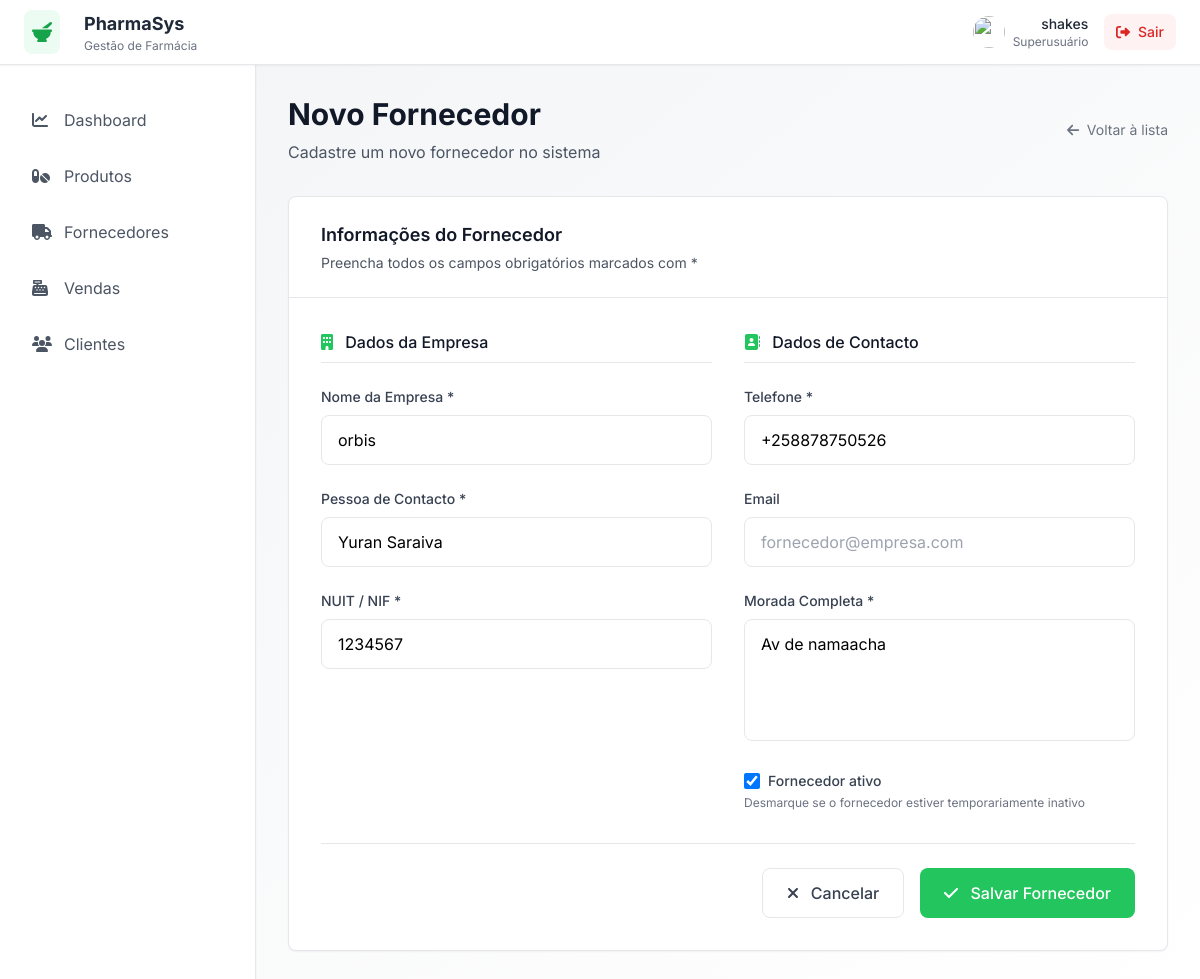
/fornecedores/1/editar/ (signed in), run on the app's committed database.
### fornecedores/models.py (models this page shows, shortened)
class Fornecedor(models.Model):
    nome = models.CharField(max_length=100)
    pessoa_de_contacto = models.CharField(max_length=100)
    nuit = models.CharField(max_length=18, unique=True)
    telefone = models.CharField(max_length=15)
    email = models.EmailField(null=True, blank=True)
    endereco = models.TextField()
    status = models.BooleanField()

### fornecedores/views.py (the view, shortened to what this page needs)
# urls.py: path("<int:fornecedor_id>/editar/", views.editar_fornecedor, name="editar_fornecedor"),
@login_required
def editar_fornecedor(request, fornecedor_id):
    fornecedor = get_object_or_404(Fornecedor, id=fornecedor_id)
    context = {
        "fornecedor": fornecedor
    }
    return render(request, "fornecedores/novo_fornecedor.html", context)

### core/context_processors.py (called while the page is built)
def request_is_secure(request):
    return {'is_secure': request.is_secure()}

### fornecedores/templates/fornecedores/novo_fornecedor.html (shortened to what this page needs)
{% extends 'main.html' %}
{% block content %}
    {% include 'navbar.html' %}
    <div class="flex-1 ml-64 p-8" id="main-content">
        <div class="flex justify-between items-center mb-8" id="page-header">
            <div>
                <h2 class="text-3xl font-bold text-gray-900 mb-2">Novo Fornecedor</h2>
                <p class="text-gray-600">Cadastre um novo fornecedor no sistema</p>
            </div>
            <div class="flex items-center text-sm text-gray-500">
                <i class="mr-2" data-fa-i2svg="">
                </i>
                <a href="{% url 'listar_fornecedores' %}" class="cursor-pointer hover:text-pharmacy-green-dark">Voltar à
                    lista</a>
            </div>
        </div>
        <div class="bg-white rounded-lg shadow-sm border border-pharmacy-gray" id="supplier-form-container">
            <div class="px-8 py-6 border-b border-pharmacy-gray">
                <h3 class="text-lg font-semibold text-gray-900">Informações do Fornecedor</h3>
                <p class="text-sm text-gray-600 mt-1">Preencha todos os campos obrigatórios marcados com *</p>
            </div>
            <form class="p-8" id="supplier-form" method="post">
                <div class="grid grid-cols-1 lg:grid-cols-2 gap-8">
                    <div class="space-y-6" id="company-info">
                        <h4 class="text-md font-medium text-gray-900 border-b border-pharmacy-gray pb-2 mb-4">
                            <i class="mr-2 text-pharmacy-green" data-fa-i2svg="">
                            </i>
                            Dados da Empresa
                        </h4>
                        <div id="company-name-field">
                            <label class="block text-sm font-medium text-gray-700 mb-2" for="company-name">
                                Nome da Empresa *
                            </label>
                            <input class="w-full px-4 py-3 border border-pharmacy-gray rounded-lg focus:ring-2 focus:ring-pharmacy-green focus:border-transparent transition-colors"
                                   id="company-name" name="company-name" placeholder="Digite o nome da empresa"
                                   required=""
                                   type="text" value="{{ fornecedor.nome|default:'' }}">
                        </div>
                        <div id="contact-person-field">
                            <label class="block text-sm font-medium text-gray-700 mb-2" for="contact-person">
                                Pessoa de Contacto *
                            </label>
                            <input class="w-full px-4 py-3 border border-pharmacy-gray rounded-lg focus:ring-2 focus:ring-pharmacy-green focus:border-transparent transition-colors"
                                   id="contact-person" name="contact-person" placeholder="Nome do responsável"
                                   required=""
                                   type="text" value="{{ fornecedor.pessoa_de_contacto|default:'' }}">
                        </div>
                        <div id="nuit-field">
                            <label class="block text-sm font-medium text-gray-700 mb-2" for="nuit">
                                NUIT / NIF *
                            </label>
                            <input class="w-full px-4 py-3 border border-pharmacy-gray rounded-lg focus:ring-2 focus:ring-pharmacy-green focus:border-transparent transition-colors"
                                   id="nuit" name="nuit" placeholder="Número de identificação fiscal"
                                   required=""
                                   type="text" value="{{ fornecedor.nuit|default:'' }}">
                        </div>
                    </div>
                    <div class="space-y-6" id="contact-info">
                        <h4 class="text-md font-medium text-gray-900 border-b border-pharmacy-gray pb-2 mb-4">
                            <i class="mr-2 text-pharmacy-green" data-fa-i2svg="">
                            </i>
                            Dados de Contacto
                        </h4>
                        <div id="phone-field">
                            <label class="block text-sm font-medium text-gray-700 mb-2" for="phone">
                                Telefone *
                            </label>
                            <input class="w-full px-4 py-3 border border-pharmacy-gray rounded-lg focus:ring-2 focus:ring-pharmacy-green focus:border-transparent transition-colors"
                                   id="phone" name="phone" placeholder="+258 84 123 4567"
                                   required=""
                                   type="tel" value="{{ fornecedor.telefone|default:'' }}">
                        </div>
                        <div id="email-field">
                            <label class="block text-sm font-medium text-gray-700 mb-2" for="email">
                                Email
                            </label>
                            <input class="w-full px-4 py-3 border border-pharmacy-gray rounded-lg focus:ring-2 focus:ring-pharmacy-green focus:border-transparent transition-colors"
                                   id="email" name="email" placeholder="fornecedor@empresa.com"
                                   required=""
                                   type="email" value="{{ fornecedor.email|default:'' }}">
                        </div>
                        <div id="address-field">
                            <label class="block text-sm font-medium text-gray-700 mb-2" for="address">
                                Morada Completa *
                            </label>
                            <textarea
                                    class="w-full px-4 py-3 border border-pharmacy-gray rounded-lg focus:ring-2 focus:ring-pharmacy-green focus:border-transparent transition-colors resize-none"
                                    id="address" name="address"
                                    placeholder="Endereço completo: rua, número, bairro, cidade, província"
                                    required=""
                                    rows="4">{{ fornecedor.endereco|default:'' }}</textarea>
                        </div>
                        <div id="status-field">
                            <label class="flex items-center">
                                <input {% if fornecedor and fornecedor.status %}checked{% endif %}
                                       class="w-4 h-4 text-pharmacy-green bg-gray-100 border-pharmacy-gray rounded focus:ring-pharmacy-green focus:ring-2"
                                       id="active-status" name="active-status"
                                       type="checkbox">
                                <span class="ml-2 text-sm font-medium text-gray-700">Fornecedor ativo</span>
                            </label>
                            <p class="text-xs text-gray-500 mt-1">Desmarque se o fornecedor estiver temporariamente
                                inativo</p>
                        </div>
                    </div>
                </div>
                <div class="flex justify-end space-x-4 mt-8 pt-6 border-t border-pharmacy-gray" id="form-actions">
                    <a class="px-6 py-3 border border-pharmacy-gray text-gray-700 rounded-lg hover:bg-pharmacy-gray-light transition-colors font-medium"
                       id="cancel-btn"
                       type="button" href="{% url 'listar_fornecedores' %}">
                        <i class="mr-2" data-fa-i2svg="">
                        </i>
                        Cancelar
                    </a>
                    <button class="px-6 py-3 bg-pharmacy-green hover:bg-pharmacy-green-dark text-white rounded-lg transition-colors font-medium"
                            id="save-btn"
                            type="submit">
                        <i class="mr-2" data-fa-i2svg="">
                        </i>
                        Salvar Fornecedor
                    </button>
                </div>
            </form>
        </div>
    </div>
{% endblock %}

### templates/navbar.html (shortened to what this page needs)
<div class="bg-white shadow-sm border-b border-pharmacy-gray fixed w-full z-40" id="header">
    <div class="flex justify-between items-center h-16 px-6">
        <div class="flex items-center" id="nav-logo">
            <div class="bg-pharmacy-green-light/10 p-2 rounded-lg mr-3">
                <i class="text-pharmacy-green-dark text-xl" data-fa-i2svg="">
                </i>
            </div>
            <div class="ml-3">
                <h1 class="text-lg font-bold text-gray-800">PharmaSys</h1>
                <p class="text-xs text-gray-500">Gestão de Farmácia</p>
            </div>
        </div>
        <div class="flex items-center space-x-4" id="nav-user">
            <div class="flex items-center space-x-2">
                <img class="w-8 h-8 rounded-full"
                     src="https://storage.googleapis.com/uxpilot-auth.appspot.com/avatars/avatar-1.jpg">
                <div class="text-right">
                    <p class="text-sm font-medium text-gray-800">{{ request.user.username }}</p>
                    <p class="text-xs text-gray-500">
                        {% if request.user.is_superuser %}
                            Superusuário
                        {% elif request.user.is_staff %}
                            Staff
                        {% elif request.user.is_active %}
                            Usuário activo
                        {% else %}
                            Inactivo
                        {% endif %}
                    </p>
                </div>
            </div>
            <form method="post" action="{% url 'logout' %}">
                <button type="submit"
                        class="bg-red-50 hover:bg-red-100 text-red-600 px-3 py-2 rounded-lg text-sm font-medium transition-colors">
                    <i class="mr-1" data-fa-i2svg="">
                    </i>
                    Sair
                </button>
            </form>
        </div>
    </div>
</div>
<div class="flex pt-16">
    <div class="w-64 bg-white shadow-sm border-r border-pharmacy-gray fixed h-full" id="sidebar">
        <nav class="mt-8 px-4">
            <div class="space-y-2">
                <a class="flex items-center px-4 py-3 text-gray-600 hover:bg-pharmacy-green-light/10 hover:text-pharmacy-green-dark rounded-lg transition-colors cursor-pointer"
                   href="{% url 'dashboard' %}">
                    <i class="mr-3 w-5" data-fa-i2svg="">
                    </i>
                    Dashboard
                </a>
                <a class="flex items-center px-4 py-3 text-gray-600 hover:bg-pharmacy-green-light/10 hover:text-pharmacy-green-dark rounded-lg transition-colors cursor-pointer"
                   href="{% url 'productos_list' %}">
                    <i class="mr-3 w-5" data-fa-i2svg="">
                    </i>
                    Produtos
                </a>
                <a class="flex items-center px-4 py-3 text-gray-600 hover:bg-pharmacy-green-light/10 hover:text-pharmacy-green-dark rounded-lg transition-colors cursor-pointer"
                   href="{% url 'listar_fornecedores' %}">
                    <i class="mr-3 w-5" data-fa-i2svg="">
                    </i>
                    Fornecedores
                </a>
                <a href="{% url 'listar_vendas' %}"
                   class="flex items-center px-4 py-3 text-gray-600 hover:bg-pharmacy-green-light/10 hover:text-pharmacy-green-dark rounded-lg transition-colors cursor-pointer">
                    <i class="mr-3 w-5" data-fa-i2svg="">
                    </i>
                    Vendas
                </a>
                <a class="flex items-center px-4 py-3 text-gray-600 hover:bg-pharmacy-green-light/10 hover:text-pharmacy-green-dark rounded-lg transition-colors cursor-pointer"
                   href="{% url 'listar_cliente' %}">
                    <i class="mr-3 w-5" data-fa-i2svg="">
                    </i>
                    Clientes
                </a>
            </div>
        </nav>
    </div>
</div>

### templates/main.html (style rules this page uses)
* { font-family: 'Inter', sans-serif; }

### data on the page
Fornecedor: company-name "orbis", contact-person "Yuran Saraiva", nuit "1234567", phone "+258878750526", address "Av de namaacha", status "☑"

### other printed values
{{ request.user.username }} "shakes"
